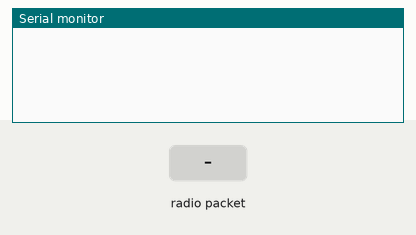
Bench run of a sketch on a simulated ESP8266 (NodeMCU). Parts: the last lines printed to the serial monitor. The inputs (shaded band) are chosen by the test bench. No radio packets arrive unless stated.

Above: at 1.2 s.
1.3 s: radio packet "1" arrives
At 2.5 s:
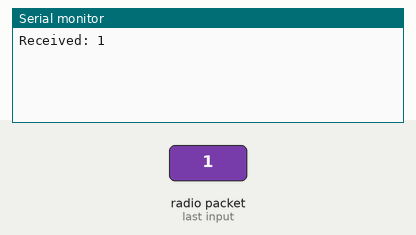
2.8 s: radio packet "0" arrives
At 3.9 s:
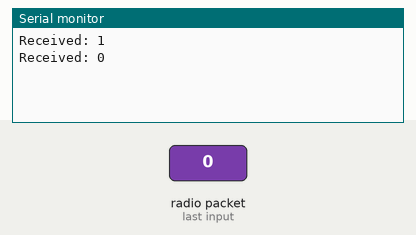
4.3 s: radio packet "2" arrives
At 5.1 s:
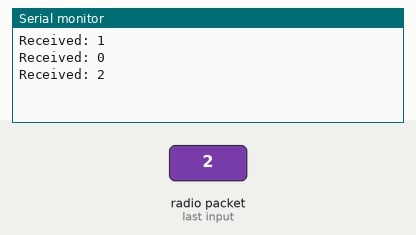
5.8 s: radio packet "1" arrives
At 6.2 s:
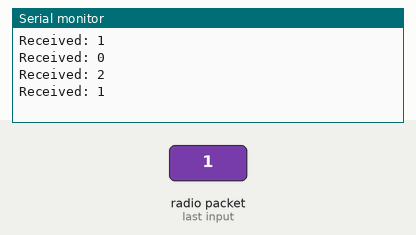
7.3 s: radio packet "0" arrives
At 8.6 s:
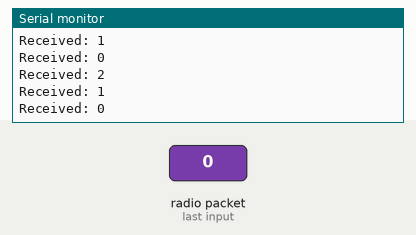
10.3 s: radio packet "2" arrives
At 10.9 s:
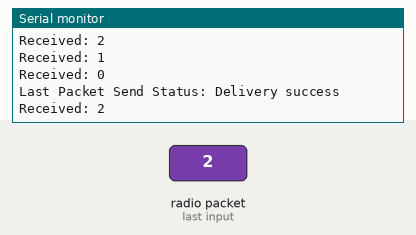
Timing chart, 0 to 12.8 s (numbered marks = the images above; inputs shaded):
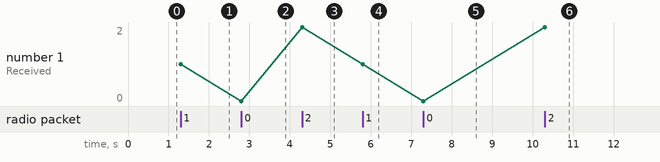

Measured:
- after the input at 1.3 s, the serial monitor: prints a new line at once (image 1)
- after the input at 2.8 s, the serial monitor: prints a new line at once (image 2)
- after the input at 4.3 s, the serial monitor: prints a new line at once (image 3)
- after the input at 5.8 s, the serial monitor: prints a new line at once (image 4)
- after the input at 7.3 s, the serial monitor: prints a new line at once (image 5)
- after the input at 10.3 s, the serial monitor: prints a new line at once (image 6)
- plotted number 1: 1 → 0 after the input at 2.8 s, 0 → 2 after the input at 4.3 s, 2 → 1 after the input at 5.8 s, 1 → 0 after the input at 7.3 s, 0 → 2 after the input at 10.3 s

The sketch:

sample1_nodeMCU_manyToOne_tx.ino
```cpp
//following test is for two nodeMCUs feeding data to one nodeMCU
#include <ESP8266WiFi.h>
#include <espnow.h>
#include <RH_NRF24.h>

RH_NRF24 nrf24(2,4);

// REPLACE WITH RECEIVER MAC Address
uint8_t broadcastAddress[] = {0xFF, 0xFF, 0xFF, 0xFF, 0xFF, 0xFF};

// Set your Board ID (ESP32 Sender #1 = BOARD_ID 1, ESP32 Sender #2 = BOARD_ID 2, etc)
#define BOARD_ID 1

// Structure example to send data
// Must match the receiver structure
typedef struct struct_message {
    int id;
    String drink;
    String solar;
    String salt;
} struct_message;

// Create a struct_message called test to store variables to be sent
struct_message myData;

unsigned long lastTime = 0;
unsigned long timerDelay = 10000;

// Callback when data is sent
void OnDataSent(uint8_t *mac_addr, uint8_t sendStatus) {
  Serial.print("\r\nLast Packet Send Status: ");
  if (sendStatus == 0){
    Serial.println("Delivery success");
  }
  else{
    Serial.println("Delivery fail");
  }
}

void setup() {
  // Init Serial Monitor
  Serial.begin(115200);

  while (!Serial) ;
  if (!nrf24.init())
    Serial.println("initialization failed");
  if (!nrf24.setChannel(1))
    Serial.println("Channel Set failed");
  if (!nrf24.setRF(RH_NRF24::DataRate2Mbps, RH_NRF24::TransmitPower0dBm))
    Serial.println("RF set failed");

  // Set device as a Wi-Fi Station
  WiFi.mode(WIFI_STA);
  WiFi.disconnect();

  // Init ESP-NOW
  if (esp_now_init() != 0) {
    Serial.println("Error initializing ESP-NOW");
    return;
  }
  // Set ESP-NOW role
  esp_now_set_self_role(ESP_NOW_ROLE_CONTROLLER);

  // Once ESPNow is successfully init, we will register for Send CB to
  // get the status of Transmitted packet
  esp_now_register_send_cb(OnDataSent);

  // Register peer
  esp_now_add_peer(broadcastAddress, ESP_NOW_ROLE_SLAVE, 1, NULL, 0);

}

void loop() {
  if (nrf24.available()) {
    uint8_t buf[RH_NRF24_MAX_MESSAGE_LEN];
    uint8_t len = sizeof(buf);
    if(nrf24.recv(buf, &len))
    {
      Serial.print("Received: ");
      Serial.println((char*)buf);
      String data=String((char*)buf);

      //0900750
      myData.drink = data.substring(0,3);
      myData.solar = data.substring(3,6);
      myData.salt = data.substring(6,7);

    }
    else
    {
      Serial.println("recv failed");
    }
  }

  if ((millis() - lastTime) > timerDelay) {
    // Set values to send
    myData.id = BOARD_ID;

    // Send message via ESP-NOW
    esp_now_send(0, (uint8_t *) &myData, sizeof(myData));
    lastTime = millis();
  }
}
```
